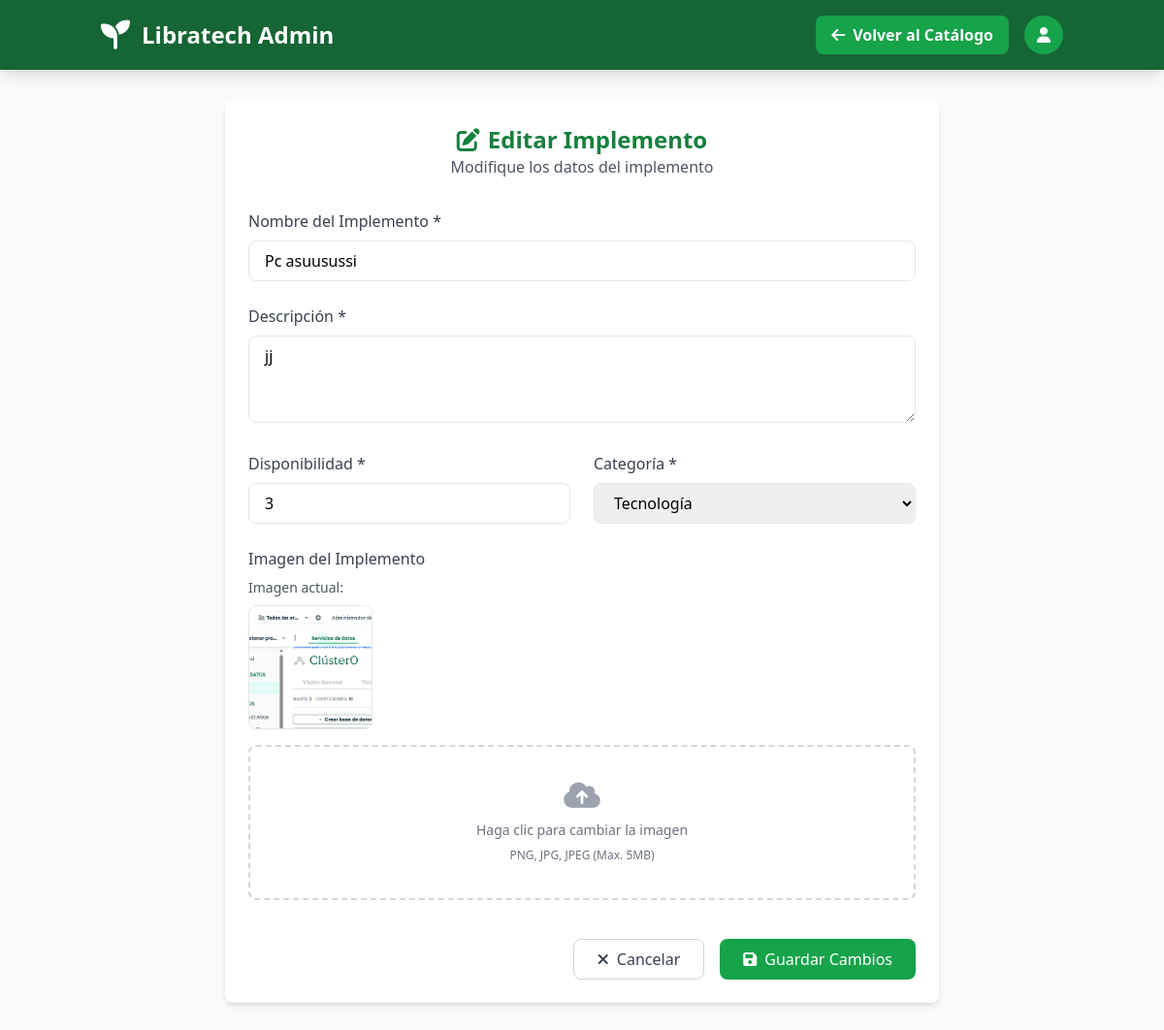
The app's page /admin/admin/catalogo/editar/3 with its own data.
### tables this page shows
CREATE TABLE catalogo (
                id INTEGER PRIMARY KEY AUTOINCREMENT,
                implemento TEXT NOT NULL,
                descripcion TEXT NOT NULL,
                disponibilidad INTEGER NOT NULL,
                imagen_url TEXT,
                categoria TEXT,
                created_at TIMESTAMP DEFAULT CURRENT_TIMESTAMP
            );

### routes/admin.py (the view, shortened to what this page needs)
@admin_bp.route('/admin/catalogo/editar/<int:id>', methods=['GET', 'POST'])
def editar_implemento(id):
    conn = get_db_connection()
    implemento = conn.execute('SELECT * FROM catalogo WHERE id = ?', (id,)).fetchone()
    conn.close()
    if implemento is None:
        flash('Implemento no encontrado', 'error')
        return redirect(url_for('admin.ver_catalogo'))
    return render_template('admin/editar_implemento.html', implemento=implemento)

### app.py (called while the page is built)
@app.context_processor
def inject_user():
    return dict(
        current_user={
            'id': session.get('user_id'),
            'nombre': session.get('user_nombre'),
            'email': session.get('user_email'),
            'is_authenticated': 'user_id' in session
        }
    )

### utils/db.py (called while the page is built)
def get_db_connection():
    conn = sqlite3.connect('models/database.db')
    conn.row_factory = sqlite3.Row
    return conn

### templates/admin/editar_implemento.html (shortened to what this page needs)
<!DOCTYPE html>
<html lang="es">
<head>
    <script src="https://cdn.tailwindcss.com"></script>
    <link rel="stylesheet" href="https://cdnjs.cloudflare.com/ajax/libs/font-awesome/6.4.0/css/all.min.css">
</head>
<body class="bg-gray-50 min-h-screen">
    <header class="bg-green-800 text-white shadow-lg">
        <div class="container mx-auto px-4 py-4 flex justify-between items-center">
            <div class="flex items-center">
                <i class="fas fa-seedling text-3xl mr-3"></i>
                <h1 class="text-2xl font-bold">Libratech Admin</h1>
            </div>
            <div class="flex items-center space-x-4">
                <a href="{{ url_for('admin.ver_catalogo') }}" class="bg-green-600 hover:bg-green-700 px-4 py-2 rounded-lg font-semibold">
                    <i class="fas fa-arrow-left mr-2"></i>Volver al Catálogo
                </a>
                <div class="w-10 h-10 rounded-full bg-green-600 flex items-center justify-center">
                    <i class="fas fa-user"></i>
                </div>
            </div>
        </div>
    </header>
    <div class="container mx-auto px-4 py-8 max-w-3xl">
        <div class="bg-white rounded-lg shadow-md p-6">
            <div class="text-center mb-8">
                <h1 class="text-2xl font-bold text-green-700">
                    <i class="fas fa-edit mr-2"></i>Editar Implemento
                </h1>
                <p class="text-gray-600">Modifique los datos del implemento</p>
            </div>
            <form method="POST" enctype="multipart/form-data" class="space-y-6">
                <div>
                    <label class="block text-gray-700 mb-2 font-medium" for="implemento">Nombre del Implemento *</label>
                    <input type="text" id="implemento" name="implemento" value="{{ implemento['implemento'] }}" required
                           class="w-full px-4 py-2 border rounded-lg focus:outline-none focus:ring-2 focus:ring-green-500">
                </div>
                <div>
                    <label class="block text-gray-700 mb-2 font-medium" for="descripcion">Descripción *</label>
                    <textarea id="descripcion" name="descripcion" rows="3" required
                              class="w-full px-4 py-2 border rounded-lg focus:outline-none focus:ring-2 focus:ring-green-500">{{ implemento['descripcion'] }}</textarea>
                </div>
                <div class="grid grid-cols-1 md:grid-cols-2 gap-6">
                    <div>
                        <label class="block text-gray-700 mb-2 font-medium" for="disponibilidad">Disponibilidad *</label>
                        <input type="number" id="disponibilidad" name="disponibilidad" value="{{ implemento['disponibilidad'] }}" min="0" required
                               class="w-full px-4 py-2 border rounded-lg focus:outline-none focus:ring-2 focus:ring-green-500">
                    </div>
                    <div>
                        <label class="block text-gray-700 mb-2 font-medium" for="categoria">Categoría *</label>
                        <select id="categoria" name="categoria" required
                                class="w-full px-4 py-2 border rounded-lg focus:outline-none focus:ring-2 focus:ring-green-500">
                            <option value="tecnologia" {% if implemento['categoria'] == 'tecnologia' %}selected{% endif %}>Tecnología</option>
                        </select>
                    </div>
                </div>
                <div>
                    <label class="block text-gray-700 mb-2 font-medium">Imagen del Implemento</label>
                    {% if implemento['imagen_url'] %}
                    <div class="mb-4">
                        <p class="text-sm text-gray-600 mb-2">Imagen actual:</p>
                        <div class="w-32 h-32 border rounded-lg overflow-hidden">
                            <img src="{{ url_for('static', filename='uploads/' + implemento['imagen_url']) }}" alt="{{ implemento['implemento'] }}" class="w-full h-full object-cover">
                        </div>
                    </div>
                    {% endif %}
                    <div class="flex items-center justify-center w-full">
                        <label for="imagen" class="flex flex-col items-center justify-center w-full h-40 border-2 border-dashed rounded-lg cursor-pointer border-gray-300 hover:border-green-400">
                            <div class="flex flex-col items-center justify-center pt-5 pb-6" id="uploadText">
                                <i class="fas fa-cloud-upload-alt text-3xl text-gray-400 mb-2"></i>
                                <p class="mb-2 text-sm text-gray-500">Haga clic para cambiar la imagen</p>
                                <p class="text-xs text-gray-500">PNG, JPG, JPEG (Max. 5MB)</p>
                            </div>
                        </label>
                    </div>
                </div>
                <div class="flex justify-end space-x-4 pt-4">
                    <a href="{{ url_for('admin.ver_catalogo') }}" class="px-6 py-2 border border-gray-300 rounded-lg text-gray-700 hover:bg-gray-100">
                        <i class="fas fa-times mr-2"></i>Cancelar
                    </a>
                    <button type="submit" class="px-6 py-2 bg-green-600 text-white rounded-lg hover:bg-green-700">
                        <i class="fas fa-save mr-2"></i>Guardar Cambios
                    </button>
                </div>
            </form>
        </div>
    </div>
</body>
</html>

### records on screen
catalogo: implemento "Pc asuusussi", descripcion "jj", disponibilidad "3", categoria "Tecnología", imagen_url (picture)
